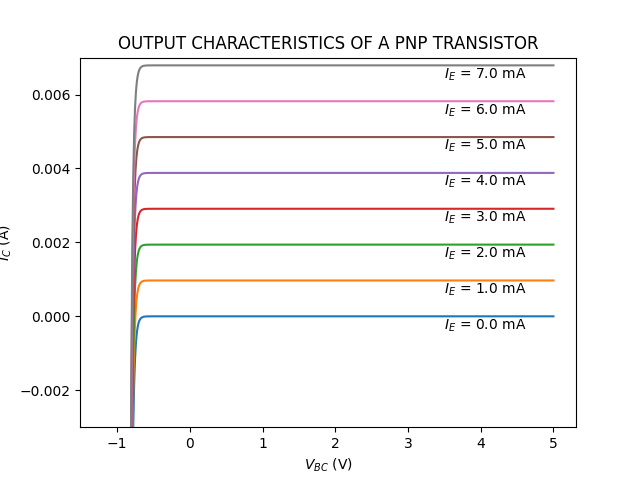

This figure's Python source:

import numpy as np
import matplotlib.pyplot as plt


a_R = 0.78
a_F = 0.97
I_ES = pow(10, -15)  
I_CS = (a_F/a_R) * I_ES
V_T = 0.026  
I_E = np.arange(0, 0.008, 0.001)  
V_BC = np.linspace(-1.2, 5, 1000)

def I_C(V_bc, I_e):
    return (1 - a_R * a_F) * I_CS * (np.exp(-V_bc / V_T) - 1) - a_F * I_e


x = V_BC
for i in I_E:
    y = I_C(x, i)
    plt.plot(x, -y, '-', label=f'I_E = {i * 1000} mA')
    plt.text(x[-1]-1.5, -0.00035-y[-1], '$I_E$ = ' + f'{i * pow(10, 3)} mA')
plt.ylim(-0.003, 0.007)
plt.xlabel('$V_{BC}$ (V)')
plt.ylabel('$I_C$ (A)')
plt.title('OUTPUT CHARACTERISTICS OF A PNP TRANSISTOR')
plt.savefig('q1b.png')
plt.show()